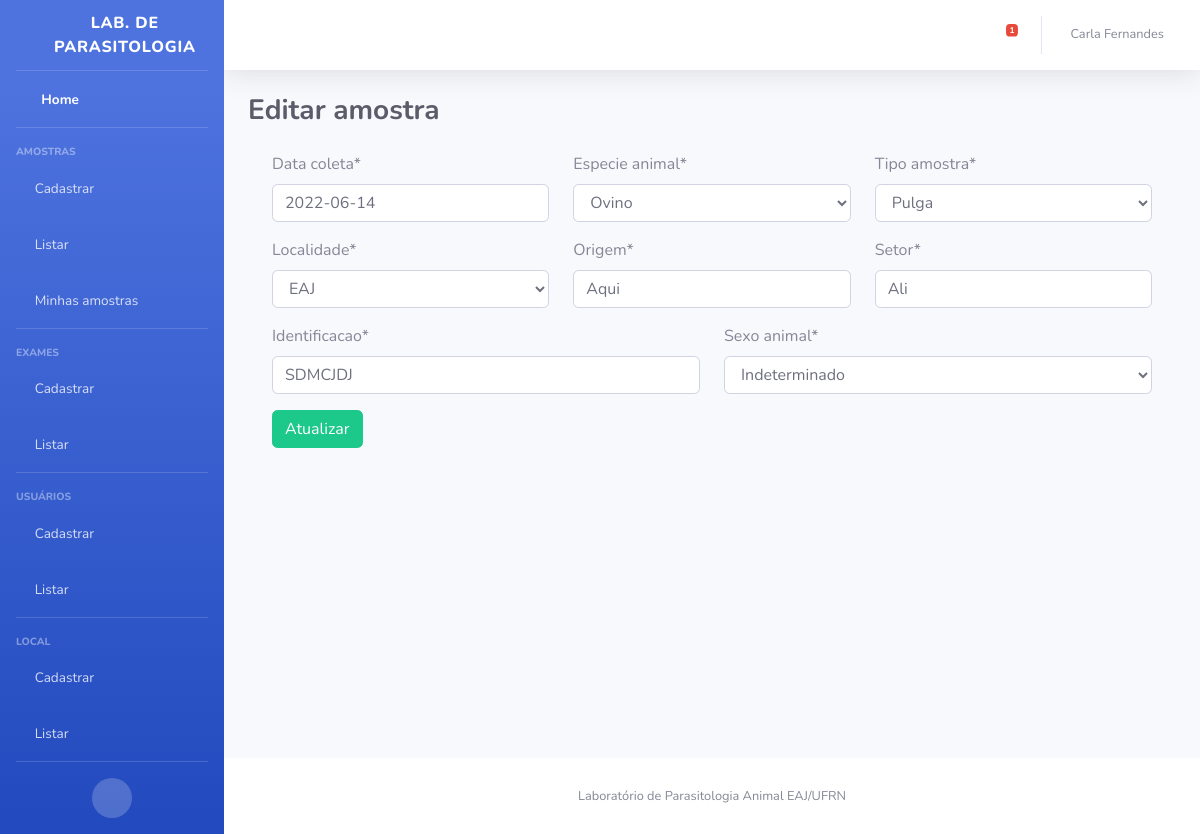
/editar/78?next=/listar/ (signed in), run on the app's committed database.
### Amostra/models.py (models this page shows, shortened)
class Amostra(models.Model):
    identificacao = models.CharField(max_length=10)
    origem = models.CharField(max_length=200)
    responsavel = models.ForeignKey(User, on_delete=models.CASCADE, null = True, related_name='amostras')
    localidade = models.ForeignKey(Local, on_delete=models.CASCADE, null = True, related_name='local')
    setor = models.CharField(max_length=200)
    data_coleta = models.DateField(default=date.today)
    tipo_amostra = models.CharField(max_length=2, choices=TIPOS_AMOSTRA, default='OU')
    especie_animal = models.CharField(max_length=2, choices=ESPECIES_ANIMAIS,default='OU')
    sexo_animal = models.CharField(max_length=1, choices=SEXO, default='I')
    status = models.BooleanField(default=True)
    exames = models.ManyToManyField(Exame, through='RealizacaoExame')
    created_at = models.DateField(default=date.today, null=True, blank=True)
    class Meta:
        ordering = ['-data_coleta','-id']

### Amostra/views.py (the view, shortened to what this page needs)
# urls.py: path('editar/<int:pk>', views.Editar.as_view(), name='editar'),
class Editar(LoginRequiredMixin, generic.UpdateView):
    model = Amostra
    form_class = amostraForm
    template_name = 'Amostra/amostra_update_form.html'

### Amostra/forms.py (shortened to what this page needs)
class amostraForm(forms.ModelForm):
    class Meta():
        model = Amostra
        fields=('data_coleta', 'origem', 'localidade','setor','especie_animal', 'identificacao', 'tipo_amostra','sexo_animal')

### Amostra/context_processors.py (called while the page is built)
def amostras_pendentes(request):
    if (request.user.is_authenticated):
        amostras = Amostra.objects.filter(
            responsavel=request.user, status=True,
            data_coleta__lte = date.today()- timedelta(days=10))
    else:
        amostras = Amostra.objects.filter(
            status=True,
            data_coleta__lte = date.today()- timedelta(days=10))
    return {
        'amostras_pendentes_count': amostras.count(),
        'amostras_pendentes': amostras.order_by('data_coleta')
    }

### Local/models.py (called while the page is built)
    def __str__(self):
        return self.nome

### templates/Amostra/amostra_update_form.html (shortened to what this page needs)
{% extends "base.html" %}
{% load crispy_forms_tags %}
{% block titulo %}
Editar amostra
{% endblock %}
{% block content %}
    <div class="container">
      <form method="POST">
        <div class="row">
          <div class="col-4">
            {{ form.data_coleta|as_crispy_field}}
          </div>
          <div class="col-4">
            {{ form.especie_animal|as_crispy_field }}
          </div>
          <div class="col-4">
            {{ form.tipo_amostra|as_crispy_field}}
          </div>
        </div>
        <div class="row">
          <div class="col-4">
            {{ form.localidade|as_crispy_field}}
          </div>
          <div class="col-4">
            {{ form.origem|as_crispy_field }}
          </div>
          <div class="col-4">
            {{ form.setor|as_crispy_field }}
          </div>
        </div>
        <div class="row">
          <div class="col-6">
            {{ form.identificacao|as_crispy_field}}
          </div>
          <div class="col-6">
            {{ form.sexo_animal|as_crispy_field }}
          </div>
        </div>
          <input type="submit" class="btn btn-success" name="" value="Atualizar" >
        </form>
      </div>
{% endblock %}

### templates/base.html (shortened to what this page needs)
<!DOCTYPE html>
<html lang="en">
{% load static %}
<head>
  <link href="{% static 'vendor/fontawesome-free/css/all.min.css' %}" rel="stylesheet" type="text/css">
  <link rel="stylesheet" type="text/css" href="{% static 'css/sb-admin-2.css' %}" />
  <link href="{% static 'vendor/datatables/dataTables.bootstrap4.min.css' %}" rel="stylesheet">
</head>
<body id="page-top">
  <div id="wrapper">
     {% if user.is_authenticated %}
    <ul class="navbar-nav bg-gradient-primary sidebar sidebar-dark accordion" id="accordionSidebar">
      <a class="sidebar-brand d-flex align-items-center justify-content-center" href="{% url 'home:home' %}">
        <div class="sidebar-brand-icon rotate-n-15">
          <i class="fas fa-microscope"></i>
        </div>
        <div class="sidebar-brand-text mx-3">Lab. de Parasitologia</div>
      </a>
      <hr class="sidebar-divider my-0">
      <li class="nav-item active">
        <a class="nav-link" href="{% url 'amostra:home' %}">
          <i class="fas fa-fw fa-tachometer-alt"></i>
          <span>Home</span></a>
      </li>
      <hr class="sidebar-divider">
      <div class="sidebar-heading">
        Amostras
      </div>
      <li class="nav-item">
        <a class="nav-link collapsed" href="{% url 'amostra:cadastrar' %}">
          <i class="fas fa-plus"></i>
          <span>Cadastrar</span>
        </a>
      </li>
      <li class="nav-item">
        <a class="nav-link collapsed" href="{% url 'amostra:listar' %}">
          <i class="fas fa-vials"></i>
          <span>Listar</span>
        </a>
      </li>
      <li class="nav-item">
        <a class="nav-link collapsed" href="{% url 'amostra:listar_amostras_usuario' pk=user.pk %}">
          <i class="fas fa-vial"></i>
          <span>Minhas amostras</span>
        </a>
      </li>
      <hr class="sidebar-divider">
      {% if user.is_superuser %}
      <div class="sidebar-heading">
        Exames
      </div>
      <li class="nav-item">
        <a class="nav-link collapsed" href="{% url 'exame:cadastrar' %}">
          <i class="fas fa-plus"></i>
          <span>Cadastrar</span>
        </a>
      </li>
      <li class="nav-item">
        <a class="nav-link collapsed" href="{% url 'exame:listar' %}">
          <i class="fas fa-clipboard-list"></i>
          <span>Listar</span>
        </a>
      </li>
       <hr class="sidebar-divider">
       <div class="sidebar-heading">
        Usuários
      </div>
      <li class="nav-item">
        <a class="nav-link collapsed" href="{% url 'usuario:cadastrar' %}">
          <i class="fas fa-plus"></i>
          <span>Cadastrar</span>
        </a>
      </li>
      <li class="nav-item">
        <a class="nav-link collapsed" href="{% url 'usuario:listar' %}">
          <i class="fas fa-users"></i>
          <span>Listar</span>
        </a>
      </li>
       <hr class="sidebar-divider">
      <div class="sidebar-heading">
        Local
      </div>
      <li class="nav-item">
        <a class="nav-link collapsed" href="{% url 'local:cadastrar' %}">
          <i class="fas fa-plus"></i>
          <span>Cadastrar</span>
        </a>
      </li>
      <li class="nav-item">
        <a class="nav-link collapsed" href="{% url 'local:listarLocal' %}">
          <i class="fa fa-clipboard-list"></i>
          <span>Listar</span>
        </a>
      </li>
      <hr class="sidebar-divider d-none d-md-block">
      {% endif %}
      <div class="text-center d-none d-md-inline">
        <button class="rounded-circle border-0" id="sidebarToggle"></button>
      </div>
    </ul>
    <div id="content-wrapper" class="d-flex flex-column">
      <div id="content">
        <nav class="navbar navbar-expand navbar-light bg-white topbar mb-4 static-top shadow">
          <ul class="navbar-nav ml-auto">
            <li class="nav-item dropdown no-arrow mx-1">
              <a class="nav-link dropdown-toggle" href="#" id="alertsDropdown" role="button" data-toggle="dropdown" aria-haspopup="true" aria-expanded="false">
                <i class="fas fa-bell fa-fw"></i>
                <span class="badge badge-danger badge-counter">{{ amostras_pendentes_count }}</span>
              </a>
            </li>
            <li class="nav-item dropdown no-arrow">
              <a class="nav-link dropdown-toggle" href="#" id="userDropdown" role="button" data-toggle="dropdown" aria-haspopup="true" aria-expanded="false">
                <span class="mr-2 d-none d-lg-inline text-gray-600 small">{{user.first_name}} {{user.last_name}}</span>
              </a>
            </li>
          </ul>
        </nav>
        {% endif %}
        <div class="container-fluid">
          <div class="d-sm-flex align-items-center justify-content-between mb-4">
            <h1 class="h3 mb-0 text-gray-800">
              <strong>
              {% block titulo %}
              {% endblock %}
              </strong>
            </h1>
          </div>
          {% block content %}{% endblock %}
        </div>
      </div>
      <footer class="sticky-footer bg-white">
        <div class="container my-auto">
          <div class="copyright text-center my-auto">
            <span> Laboratório de Parasitologia Animal EAJ/UFRN</span>
          </div>
        </div>
      </footer>
    </div>
  </div>
</body>
</html>

### data on the page
Amostra: data_coleta "2022-06-14", especie_animal "Ovino", tipo_amostra "Pulga", localidade "EAJ", origem "Aqui", setor "Ali", identificacao "SDMCJDJ", sexo_animal "Indeterminado"

### other printed values
{{ amostras_pendentes_count }} "1"
{{ user.first_name }} "Carla"
{{ user.last_name }} "Fernandes"
